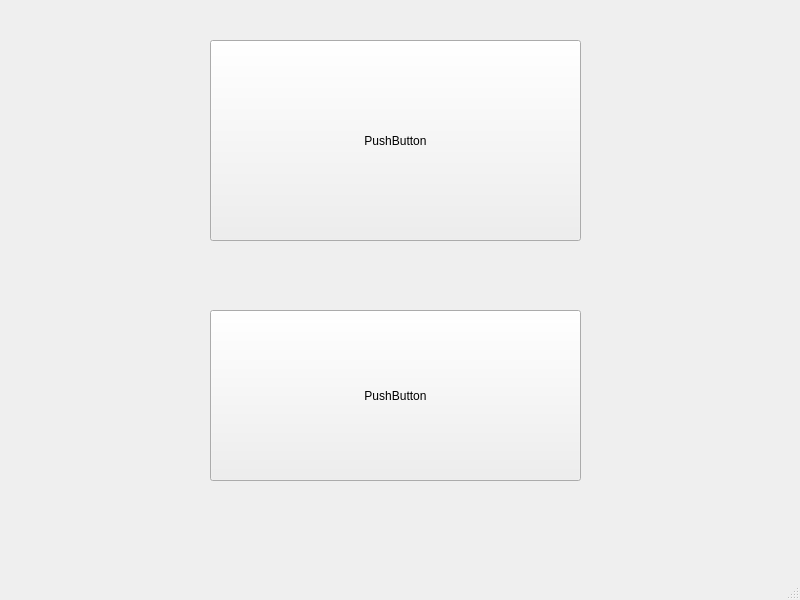
<?xml version="1.0" encoding="UTF-8"?>
<ui version="4.0">
 <class>MainWindow</class>
 <widget class="QMainWindow" name="MainWindow">
  <property name="geometry">
   <rect>
    <x>0</x>
    <y>0</y>
    <width>800</width>
    <height>600</height>
   </rect>
  </property>
  <property name="windowTitle">
   <string>MainWindow</string>
  </property>
  <widget class="QWidget" name="centralwidget">
   <widget class="QPushButton" name="pushButton">
    <property name="geometry">
     <rect>
      <x>210</x>
      <y>40</y>
      <width>371</width>
      <height>201</height>
     </rect>
    </property>
    <property name="text">
     <string>PushButton</string>
    </property>
   </widget>
   <widget class="QPushButton" name="pushButton_2">
    <property name="geometry">
     <rect>
      <x>210</x>
      <y>310</y>
      <width>371</width>
      <height>171</height>
     </rect>
    </property>
    <property name="text">
     <string>PushButton</string>
    </property>
   </widget>
  </widget>
  <widget class="QMenuBar" name="menubar">
   <property name="geometry">
    <rect>
     <x>0</x>
     <y>0</y>
     <width>800</width>
     <height>25</height>
    </rect>
   </property>
  </widget>
  <widget class="QStatusBar" name="statusbar"/>
 </widget>
 <resources/>
 <connections/>
</ui>
